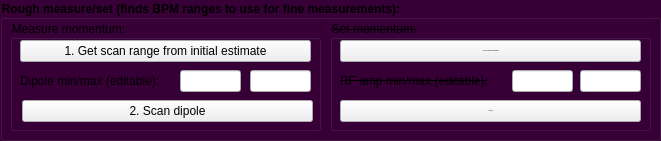
          <widget class="QGroupBox" name="groupBox_10">
           <property name="geometry">
            <rect>
             <x>10</x>
             <y>180</y>
             <width>661</width>
             <height>141</height>
            </rect>
           </property>
           <property name="font">
            <font>
             <weight>75</weight>
             <bold>true</bold>
            </font>
           </property>
           <property name="styleSheet">
            <string notr="true">QGroupBox{ background-color: rgb(55, 0, 55);}
QLabel{ background-color: rgba(0,0,0,0%);}
#QPushButton{ background-color: rgb(255, 255, 255);}</string>
           </property>
           <property name="title">
            <string>Rough measure/set (finds BPM ranges to use for fine measurements):</string>
           </property>
           <widget class="QGroupBox" name="groupBox_8">
            <property name="geometry">
             <rect>
              <x>10</x>
              <y>20</y>
              <width>311</width>
              <height>111</height>
             </rect>
            </property>
            <property name="font">
             <font>
              <weight>50</weight>
              <bold>false</bold>
             </font>
            </property>
            <property name="styleSheet">
             <string notr="true">QGroupBox{ background-color: rgb(55, 0, 55);}
QLabel{ background-color: rgba(0,0,0,0%);}
#QPushButton{ background-color: rgb(255, 255, 255);}</string>
            </property>
            <property name="title">
             <string>Measure momentum:</string>
            </property>
            <widget class="QPushButton" name="pushButton_roughCentreC2VCurrent">
             <property name="geometry">
              <rect>
               <x>12</x>
               <y>80</y>
               <width>291</width>
               <height>22</height>
              </rect>
             </property>
             <property name="text">
              <string>2. Scan dipole</string>
             </property>
             <property name="checked">
              <bool>false</bool>
             </property>
            </widget>
            <widget class="QLineEdit" name="lineEdit_roughCurrentMin">
             <property name="geometry">
              <rect>
               <x>170</x>
               <y>50</y>
               <width>61</width>
               <height>22</height>
              </rect>
             </property>
            </widget>
            <widget class="QLineEdit" name="lineEdit_roughCurrentMax">
             <property name="geometry">
              <rect>
               <x>240</x>
               <y>50</y>
               <width>61</width>
               <height>22</height>
              </rect>
             </property>
            </widget>
            <widget class="QLabel" name="label_3">
             <property name="geometry">
              <rect>
               <x>10</x>
               <y>50</y>
               <width>161</width>
               <height>21</height>
              </rect>
             </property>
             <property name="text">
              <string>Dipole min/max (editable):</string>
             </property>
            </widget>
            <widget class="QPushButton" name="pushButton_roughGetCurrentRange">
             <property name="geometry">
              <rect>
               <x>10</x>
               <y>20</y>
               <width>291</width>
               <height>22</height>
              </rect>
             </property>
             <property name="text">
              <string>1. Get scan range from initial estimate</string>
             </property>
             <property name="checked">
              <bool>false</bool>
             </property>
            </widget>
           </widget>
           <widget class="QGroupBox" name="groupBox_11">
            <property name="geometry">
             <rect>
              <x>330</x>
              <y>20</y>
              <width>321</width>
              <height>111</height>
             </rect>
            </property>
            <property name="font">
             <font>
              <weight>50</weight>
              <bold>false</bold>
              <strikeout>true</strikeout>
             </font>
            </property>
            <property name="styleSheet">
             <string notr="true">QGroupBox{ background-color: rgb(55, 0, 55);}
QLabel{ background-color: rgba(0,0,0,0%);}
#QPushButton{ background-color: rgb(255, 255, 255);}</string>
            </property>
            <property name="title">
             <string>Set momentum:</string>
            </property>
            <widget class="QLineEdit" name="lineEdit_roughRFMax">
             <property name="geometry">
              <rect>
               <x>250</x>
               <y>50</y>
               <width>61</width>
               <height>22</height>
              </rect>
             </property>
            </widget>
            <widget class="QLabel" name="label_8">
             <property name="geometry">
              <rect>
               <x>10</x>
               <y>50</y>
               <width>161</width>
               <height>21</height>
              </rect>
             </property>
             <property name="font">
              <font>
               <strikeout>true</strikeout>
              </font>
             </property>
             <property name="text">
              <string>RF amp min/max (editable):</string>
             </property>
            </widget>
            <widget class="QPushButton" name="pushButton_roughCentreC2VRF">
             <property name="geometry">
              <rect>
               <x>10</x>
               <y>80</y>
               <width>301</width>
               <height>22</height>
              </rect>
             </property>
             <property name="font">
              <font>
               <pointsize>-1</pointsize>
              </font>
             </property>
             <property name="text">
              <string>2. Scan RF</string>
             </property>
             <property name="checked">
              <bool>false</bool>
             </property>
            </widget>
            <widget class="QLineEdit" name="lineEdit_roughRFMin">
             <property name="geometry">
              <rect>
               <x>182</x>
               <y>50</y>
               <width>61</width>
               <height>22</height>
              </rect>
             </property>
            </widget>
            <widget class="QPushButton" name="pushButton_roughGetRFRange">
             <property name="geometry">
              <rect>
               <x>10</x>
               <y>20</y>
               <width>301</width>
               <height>22</height>
              </rect>
             </property>
             <property name="font">
              <font>
               <pointsize>-1</pointsize>
              </font>
             </property>
             <property name="text">
              <string>1. Get scan range from initial estimate</string>
             </property>
             <property name="checked">
              <bool>false</bool>
             </property>
            </widget>
           </widget>
          </widget>
